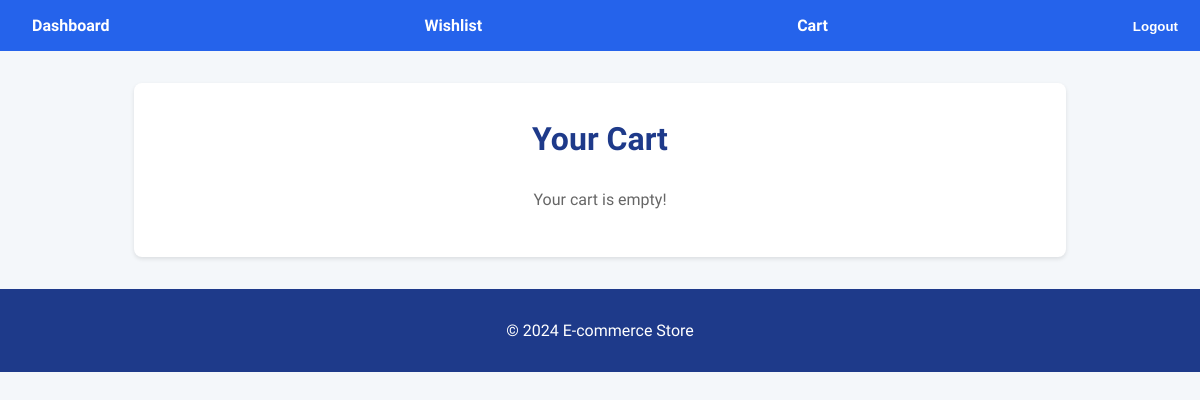
The page /cart/ (signed in) on the database as committed earlier.
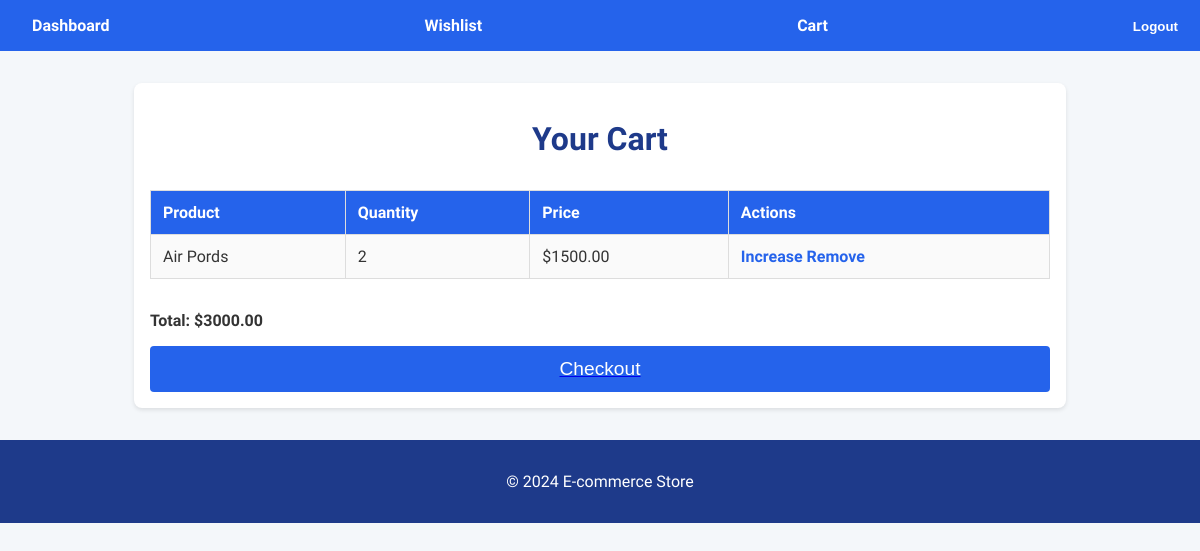
The same page on the database as committed later.
### payments/models.py (models this page shows)
class CartItem(models.Model):
    cart = models.ForeignKey(Cart, on_delete=models.CASCADE)
    product = models.ForeignKey(Product, on_delete=models.CASCADE)
    quantity = models.PositiveIntegerField(default=1)

### store/models.py (models this page shows, shortened)
class Product(models.Model):
    category = models.ForeignKey(Category, on_delete=models.CASCADE)
    name = models.CharField(max_length=200)
    code = models.CharField(max_length=50)
    price = models.DecimalField(max_digits=10, decimal_places=2)
    stock = models.IntegerField()
    delivery_time = models.CharField(max_length=100)
    size = models.CharField(max_length=50, null=True, blank=True)
    color = models.CharField(max_length=50, null=True, blank=True)
    image = models.ImageField(upload_to="product_images/")

### store/views.py (the view)
# urls.py: path("cart/", views.cart, name="cart"),
@login_required
def cart(request):
    cart, _ = Cart.objects.get_or_create(user=request.user)
    cart_items = CartItem.objects.filter(cart=cart)
    total_amount = sum(item.product.price * item.quantity for item in cart_items)
    context = {"cart_items": cart_items, "total_amount": total_amount}
    return render(request, "store/cart.html", context)

### store/templates/store/cart.html (shortened to what this page needs)
<!DOCTYPE html>
<html lang="en">
<head>
</head>
<body>
    <header>
        <div class="navbar">
            <a href="/dashboard">Dashboard</a>
            <a href="/wishlist/">Wishlist</a>
            <a href="/cart/">Cart</a>
            <form action="{% url 'logout' %}" method="POST">
                <button type="submit" style="background: none; border: none; color: white; cursor: pointer; font-weight: 600;">Logout</button>
            </form>
        </div>
    </header>
    <main>
        <h1>Your Cart</h1>
        {% if cart_items %}
            <table>
                <tr>
                    <th>Product</th>
                    <th>Quantity</th>
                    <th>Price</th>
                    <th>Actions</th>
                </tr>
                {% for item in cart_items %}
                <tr>
                    <td>{{ item.product.name }}</td>
                    <td>{{ item.quantity }}</td>
                    <td>${{ item.product.price }}</td>
                    <td>
                        <a href="{% url 'increase_quantity' item.product.id %}">Increase</a>
                        <a href="{% url 'remove_from_cart' item.product.id %}">Remove</a>
                    </td>
                </tr>
                {% endfor %}
            </table>
            <p><strong>Total: ${{ total_amount }}</strong></p>
            <a href="{% url 'checkout' %}">
                <button class="checkout-btn">Checkout</button>
            </a>
        {% else %}
            <p class="empty-message">Your cart is empty!</p>
        {% endif %}
    </main>
    <footer>
        <p>&copy; 2024 E-commerce Store</p>
    </footer>
</body>
</html>

Rows that differ between the two databases and show on the page:
added CartItem: product.name "Air Pords", quantity "2", product.price "1500.00"
Other text that changed with them:
{{ total_amount }}: (not shown) → "3000.00"
text no longer shown: "Your cart is empty!"
text now shown: "Product Quantity Price Actions Total: $ Checkout"
